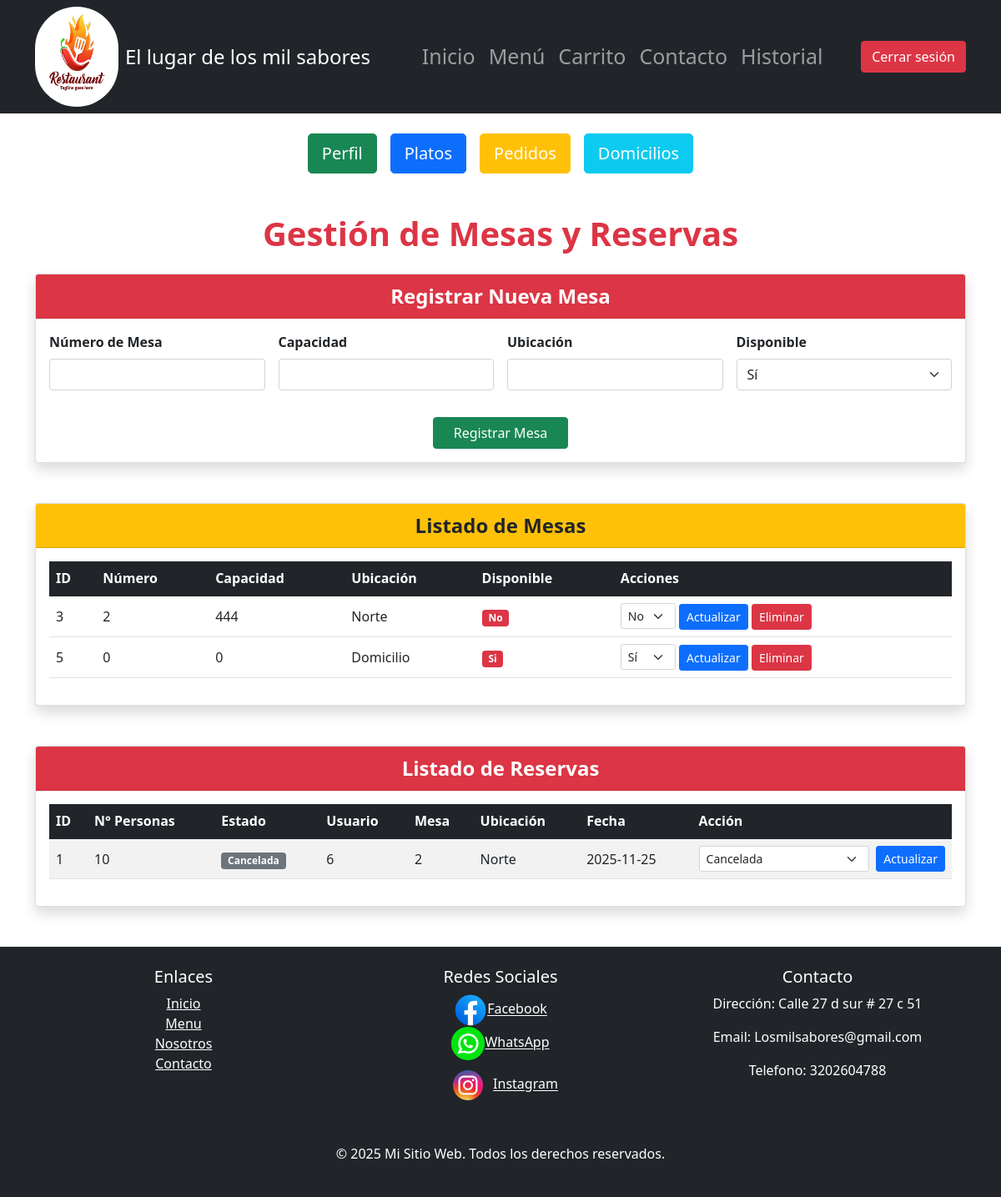
/Views/HTML/reservas.php (signed in), run on the app's committed database.
### tables this page shows
CREATE TABLE `mesa` (
  `Id_Mesa` int(5) NOT NULL,
  `Numero_Mesa` int(10) NOT NULL,
  `Capacidad` int(10) NOT NULL,
  `Ubicacion` varchar(255) NOT NULL,
  `Disponible` enum('Si','No') NOT NULL
);

CREATE TABLE `reserva` (
  `Id_Reserva` int(5) NOT NULL,
  `Numero_Personas` int(10) NOT NULL,
  `Estado` varchar(30) NOT NULL,
  `Fecha_Reserva` date NOT NULL,
  `Id_Usuario` int(5) NOT NULL,
  `Id_Mesa` int(5) NOT NULL
);

### Config/conexion.php (called while the page is built, shortened)
<?php
class Database {
    private static $host = "localhost";
    private static $dbname = "restaurantenuevo";
    private static $username = "adminis";
    private static $password = "12345";
    private static $charset = "utf8mb4";
    private static $pdo = null;
    public static function connect() {
        if (self::$pdo === null) {
            try {
                $dsn = "mysql:host=" . self::$host . ";dbname=" . self::$dbname . ";charset=" . self::$charset;
                self::$pdo = new PDO($dsn, self::$username, self::$password);
                self::$pdo->setAttribute(PDO::ATTR_ERRMODE, PDO::ERRMODE_EXCEPTION);
            } catch (PDOException $e) {
                die("Error de conexión: " . $e->getMessage());
            }
        }
        return self::$pdo;
    }
}

### Controlador/mesacontrolador.php (called while the page is built, shortened)
<?php
require_once __DIR__ . "/../Modelo/Mesa.php";
class MesaControlador {
    private $modelMesa;
    public function __construct() {
        $this->modelMesa = new Mesa();
    }
    public function ListarMesas() {
        return $this->modelMesa->ListarMesas();
    }
}
?>

### Modelo/Mesa.php (called while the page is built, shortened)
<?php
require_once __DIR__ . "/../Config/conexion.php";
class Mesa {
    private $db;
    public function __construct() {
        $this->db = Database::connect();
    }
    public function ListarMesas() {
        $sql = "SELECT * FROM mesa";
        $stmt = $this->db->query($sql);
        return $stmt->fetchAll(PDO::FETCH_ASSOC);
    }
}
?>

### Controlador/reservacontrolador.php (called while the page is built, shortened)
<?php
require_once __DIR__ . "/../Modelo/Reservas.php";
class ReservaControlador {
    private $modelReserva;
    public function __construct() {
        $this->modelReserva = new Reserva();
    }
    public function ListarReservas() {
        return $this->modelReserva->ListarReservas();
    }
}
?>

### Modelo/Reservas.php (called while the page is built, shortened)
<?php
require_once __DIR__ . "/../Config/conexion.php";
class Reserva {
    private $db;
    public function __construct() {
        $this->db = Database::connect();
    }
    public function ListarReservas() {
        $sql = "SELECT r.*, m.Numero_Mesa, m.Ubicacion
                FROM reserva r INNER JOIN mesa m ON r.Id_Mesa = m.Id_Mesa";
        $stmt = $this->db->query($sql);
        return $stmt->fetchAll(PDO::FETCH_ASSOC);
    }
}
?>

### Views/HTML/Reservas.php (the view, shortened to what this page needs)
<?php
require_once __DIR__ . "/../../Controlador/mesacontrolador.php";
require_once __DIR__ . "/../../Controlador/reservacontrolador.php";
$mesaController = new MesaControlador();
$reservaController = new ReservaControlador();
$mesas = $mesaController->ListarMesas();
$reservas = $reservaController->ListarReservas();
?>
<!DOCTYPE html>
<html lang="es">
<head>
    <link href="https://cdn.jsdelivr.net/npm/bootstrap@5.1.3/dist/css/bootstrap.min.css" rel="stylesheet">
</head>
<body>
 <nav class="navbar navbar-expand-lg navbar-dark bg-dark">
    <div class="container">
      <a class="navbar-brand d-flex align-items-center" style="height: 120px;" href="#">
        <img src="../Img/logo 1.jpg" alt="Logo" width="100" height="120" class="me-2 rounded-pill">
        <span class="fs-4">El lugar de los mil sabores</span>
      </a>
<div class="collapse navbar-collapse" id="navbarNav">
    <ul class="navbar-nav ms-auto">
      <li class="nav-item">
        <a class="nav-link" style="font-size: 25px;" href="../Index.html">Inicio</a>
      </li>
      <li class="nav-item">
        <a class="nav-link"style="font-size: 25px;" href="../Html/Menu.html">Menú</a>
      </li>
      <li class="nav-item">
        <a class="nav-link" style="font-size: 25px;" href="../Html/Carrito.html">Carrito</a>
      </li>
      <li class="nav-item">
        <a class="nav-link" style="font-size: 25px;" href="../Html/Contacto.html">Contacto</a>
      </li>
      <li class="nav-item">
        <a class="nav-link" style="font-size: 25px;" href="../Html/Historial.html">Historial</a>
      </li>
    </ul>
    <div class="ms-auto">
        <form action="../../Controlador/usuariocontrolador.php" method="POST">
            <button class="btn btn-danger text-white" type="submit" name="cerrar">Cerrar sesión</button>
        </form>
    </div>
  </div>
</div>
</nav>
<div>
        <div class="container my-4">
            <div class="d-flex justify-content-center gap-3 flex-wrap">
                <a href="perfil.php" class="btn btn-success btn-lg">Perfil</a>
                <a href="crudplatos.php" class="btn btn-primary btn-lg">Platos</a>
                <a href="pedidos.php" class="btn btn-warning btn-lg text-white">Pedidos</a>
                <a href="domicilios.php" class="btn btn-info btn-lg text-white">Domicilios</a>
            </div>
        </div>
<div class="container my-5">
  <h1 class="text-center mb-4 text-danger fw-bold">Gestión de Mesas y Reservas</h1>
  <div class="card mb-5 shadow">
    <div class="card-header bg-danger text-white text-center fs-4 fw-bold">Registrar Nueva Mesa</div>
    <div class="card-body">
      <form method="POST" action="../../Controlador/mesacontrolador.php" class="row g-3">
        <div class="col-md-3">
          <label class="form-label fw-bold">Número de Mesa</label>
          <input type="number" name="numero_mesa" class="form-control" required>
        </div>
        <div class="col-md-3">
          <label class="form-label fw-bold">Capacidad</label>
          <input type="number" name="capacidad" class="form-control" required>
        </div>
        <div class="col-md-3">
          <label class="form-label fw-bold">Ubicación</label>
          <input type="text" name="ubicacion" class="form-control" required>
        </div>
        <div class="col-md-3">
          <label class="form-label fw-bold">Disponible</label>
          <select name="disponible" class="form-select">
            <option value="Sí">Sí</option>
          </select>
        </div>
        <div class="col-12 text-center">
          <button type="submit" class="btn btn-success px-4 mt-3">Registrar Mesa</button>
        </div>
      </form>
    </div>
  </div>
  <div class="card shadow mb-5">
    <div class="card-header bg-warning text-dark text-center fs-4 fw-bold">Listado de Mesas</div>
    <div class="card-body table-responsive">
      <table class="table table-hover align-middle">
        <thead class="table-dark">
          <tr>
            <th>ID</th>
            <th>Número</th>
            <th>Capacidad</th>
            <th>Ubicación</th>
            <th>Disponible</th>
            <th>Acciones</th>
          </tr>
        </thead>
        <tbody>
          <?php foreach($mesas as $m): ?>
          <tr>
            <td><?= $m['Id_Mesa'] ?></td>
            <td><?= $m['Numero_Mesa'] ?></td>
            <td><?= $m['Capacidad'] ?></td>
            <td><?= $m['Ubicacion'] ?></td>
            <td>
              <span class="badge <?= $m['Disponible']=='Sí'?'bg-success':'bg-danger' ?>">
                <?= $m['Disponible'] ?>
              </span>
            </td>
            <td>
              <form method="POST" action="../../Controlador/mesacontrolador.php" class="d-inline">
                <select name="disponible" class="form-select form-select-sm d-inline w-auto">
                  <option value="Sí" <?= $m['Disponible']=='Sí'?'selected':'' ?>>Sí</option>
                  <option value="No" <?= $m['Disponible']=='No'?'selected':'' ?>>No</option>
                </select>
                <button type="submit" class="btn btn-sm btn-primary">Actualizar</button>
              </form>
              <a href="../../Controlador/mesacontrolador.php?eliminar_mesa=1&id=<?= $m['Id_Mesa'] ?>"
                 class="btn btn-sm btn-danger"
                 onclick="return confirm('¿Eliminar mesa?')">Eliminar</a>
            </td>
          </tr>
          <?php endforeach; ?>
        </tbody>
      </table>
    </div>
  </div>
  <div class="card shadow">
    <div class="card-header bg-danger text-white text-center fs-4 fw-bold">Listado de Reservas</div>
    <div class="card-body table-responsive">
      <table class="table table-striped align-middle">
        <thead class="table-dark">
          <tr>
            <th>ID</th>
            <th>N° Personas</th>
            <th>Estado</th>
            <th>Usuario</th>
            <th>Mesa</th>
            <th>Ubicación</th>
            <th>Fecha</th>
            <th>Acción</th>
          </tr>
        </thead>
        <tbody>
          <?php foreach($reservas as $r): ?>
          <tr>
            <td><?= $r['Id_Reserva'] ?></td>
            <td><?= $r['Numero_Personas'] ?></td>
            <td>
              <span class="badge
                <?php if($r['Estado']=='Pendiente') echo 'bg-warning text-dark';
                      elseif($r['Estado']=='Confirmada') echo 'bg-success';
                      else echo 'bg-secondary'; ?>">
                <?= $r['Estado'] ?>
              </span>
            </td>
            <td><?= $r['Id_Usuario'] ?></td>
            <td><?= $r['Numero_Mesa'] ?></td>
            <td><?= $r['Ubicacion'] ?></td>
            <td><?= $r['Fecha_Reserva'] ?></td>
            <td>
              <form method="POST" action="../../Controlador/reservacontrolador.php" class="d-flex gap-2">
                <select name="estado" class="form-select form-select-sm">
                  <option value="Cancelada" <?= $r['Estado']=='Cancelada'?'selected':'' ?>>Cancelada</option>
                </select>
                <button type="submit" class="btn btn-sm btn-primary">Actualizar</button>
              </form>
            </td>
          </tr>
          <?php endforeach; ?>
        </tbody>
      </table>
    </div>
  </div>
</div>
<footer class="bg-dark text-white text-center p-4 mt-5">
    <div class="container">
    <div class="row">
    <div class="col-md-4">
    <h5>Enlaces</h5>
    <ul class="list-unstyled">
    <li><a href="../Html/Index.html" class="text-white">Inicio</a></li>
    <li><a href="#" class="text-white">Menu</a></li>
    <li><a href="../Html/Nosotros.html" class="text-white">Nosotros</a></li>
    <li><a href="../Html/Contacto.html" class="text-white">Contacto</a></li>
    </ul>
    </div>
    <div class="col-md-4">
    <h5>Redes Sociales</h5>
    <ul class="list-unstyled">
    <li><img src="../Img/Face.webp" style="width: 40px;" alt=""><a href="#" class="text-white">Facebook</a></li>
    <li><img src="../Img/logowhatsapppng.webp" style="width: 40px;" alt=""><a href="#" class="text-white">WhatsApp</a></li>
    <li><img src="../Img/logoinstagram.png" style="width: 60px;" alt=""><a href="#" class="text-white">Instagram</a></li>
    </ul>
    </div>
    <div class="col-md-4">
    <h5>Contacto</h5>
    <p>Dirección: Calle 27 d sur # 27 c 51</p>
    <p>Email: Losmilsabores@gmail.com</p>
    <p>Telefono: 3202604788</p>
    </div>
    </div>
    </div>
    <div class="text-center mt-4">
    <p>&copy; 2025 Mi Sitio Web. Todos los derechos reservados.</p>
    </div>
    </footer>
</body>
</html>

### data on the page
mesa: Id_Mesa "3", Numero_Mesa "2", Capacidad "444", Ubicacion "Norte", Disponible "No", disponible "No"
mesa: Id_Mesa "5", Numero_Mesa "0", Capacidad "0", Ubicacion "Domicilio", Disponible "Si"
reserva: Id_Reserva "1", Numero_Personas "10", Estado "Cancelada", Id_Usuario "6", Id_Mesa.Numero_Mesa "2", Id_Mesa.Ubicacion "Norte", Fecha_Reserva "2025-11-25", estado "Cancelada"
